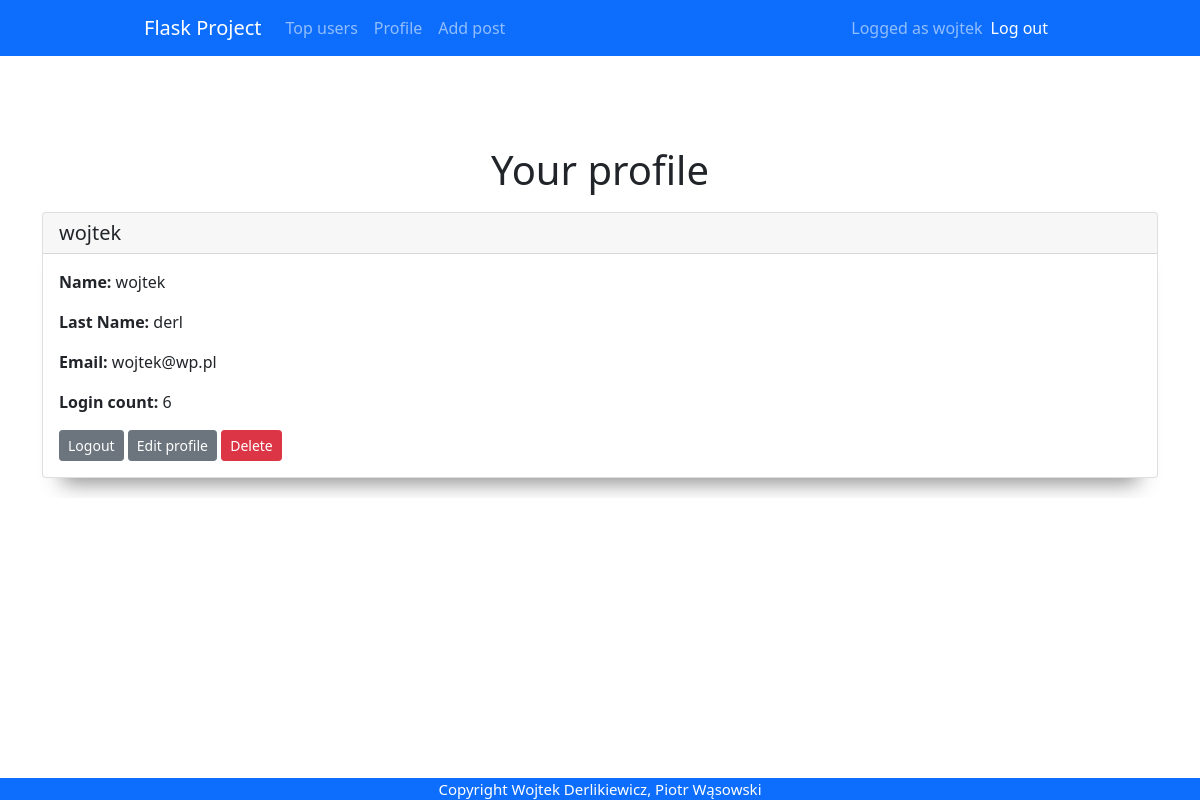
The page /profile (signed in) on the database its author committed.
### app.py (models this page shows)
class User(db.Model, UserMixin):
    id = db.Column(db.Integer, primary_key = True)
    email = db.Column(db.String(30), nullable=False, unique=True)
    name = db.Column(db.String(20), nullable=False)
    last_name = db.Column(db.String(20), nullable=False)
    password = db.Column(db.String(80), nullable=False)
    login_count = db.Column(db.Integer, nullable=False, default=0)
    isAdmin = db.Column(db.Boolean(), nullable=False, default=False)

### app.py (the view)
@app.route('/profile', methods=['GET', 'POST'])
@login_required
def profile():
    user = current_user
    return render_template('profile.html', user=user)

### app.py (called while the page is built)
@login_manager.user_loader
def load_user(user_id):
    return User.query.get(int(user_id))

### templates/profile.html
{% extends "base.html" %} {% block title %}profile{% endblock %} {% block
content %}
<h1>Your profile</h1>
<div class="card">
  <h5 class="card-header">{{ current_user.name }}</h5>
  <div class="card-body">
    <p class="card-text"><b>Name:</b> {{ current_user.name }}</p>
    <p class="card-text"><b>Last Name:</b> {{ current_user.last_name }}</p>
    <p class="card-text"><b>Email:</b> {{ current_user.email }}</p>
    <p class="card-text"><b>Login count:</b> {{ current_user.login_count }}</p>
    <a href="logout" class="btn btn-secondary btn-sm">Logout</a>
    <a href="/update/{{user.id}}" class="btn btn-secondary btn-sm"
      >Edit profile</a
    >
    <a href="/delete/{{user.id}}" class="btn btn btn-danger btn-sm">Delete</a>
  </div>
</div>
{% endblock %}

### templates/base.html (shortened to what this page needs)
<!DOCTYPE html>
<html lang="pl">
  <head>
    {% block styles %}
    <link
      rel="stylesheet"
      href="{{url_for('.static', filename='styles/base.css')}}"
    />
    <link
      href="https://cdn.jsdelivr.net/npm/bootstrap@5.1.3/dist/css/bootstrap.min.css"
      rel="stylesheet"
    />
    {% endblock %}
  </head>
  <body>
    <nav class="navbar navbar-expand-lg navbar-dark bg-primary">
      <div class="container-fluid">
        <a class="navbar-brand" href="{{url_for('home')}}">Flask Project</a>
        <div class="collapse navbar-collapse" id="navbarText">
          <ul class="navbar-nav me-auto mb-2 mb-lg-0">
            <li class="nav-item">
              <a class="nav-link" href="{{url_for('topUsers')}}">Top users</a>
            </li>
            {% if current_user.is_authenticated %}
            <li class="nav-item">
              <a class="nav-link" href="{{url_for('profile')}}">Profile</a>
            </li>
            <li class="nav-item">
              <a class="nav-link" href="{{url_for('add_post')}}">Add post</a>
            </li>
             {% endif %}
          </ul>
          {% if current_user.is_authenticated %}
          <span class="navbar-text"> Logged as {{current_user.name }} </span>
          <span class="navbar-item">
            <ul class="navbar-nav me-auto mb-2 mb-lg-0">
              <li class="nav-item">
                <a
                  class="nav-link active"
                  aria-current="page"
                  href="{{url_for('logout')}}"
                  >Log out</a
                >
              </li>
            </ul>
          </span>
          {% endif %}
        </div>
      </div>
    </nav>
    <div class="container">{% block content %} {% endblock %}</div>
    <footer>Copyright Wojtek Derlikiewicz, Piotr Wąsowski</footer>
  </body>
</html>

### static/styles/base.css (style rules this page uses)
html { overflow: -moz-scrollbars-vertical; overflow-y: scroll; }
body { margin: 0; background-color: dimgrey; font-family: "Roboto", sans-serif; }
a { text-decoration: none; }
.container { overflow: hidden; margin-top: 30px; padding-top: 50px; display: grid; place-items: center; }
.container-fluid { width: 78% !important; }
h1 { padding: 10px; }
.card { width: 100%; height: fit-content; margin-bottom: 20px; box-shadow: rgba(0, 0, 0, 0.45) 0px 25px 20px -20px; }
footer { position: fixed; bottom: 0; width: 100%; background-color: #0d6efd; color: white; font-size: 15px; text-align: center; }

### rows shown on the page
User: name "wojtek", last_name "derl", email "wojtek@wp.pl", login_count "6"
